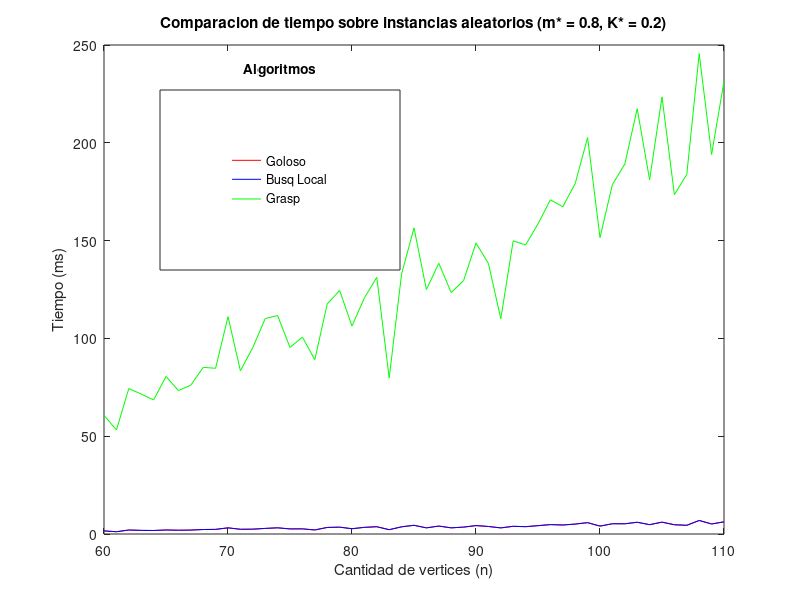
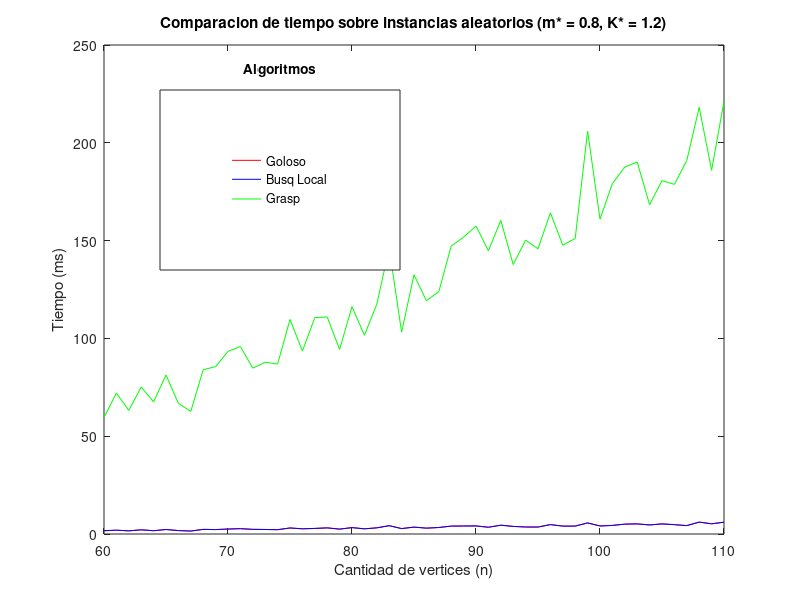
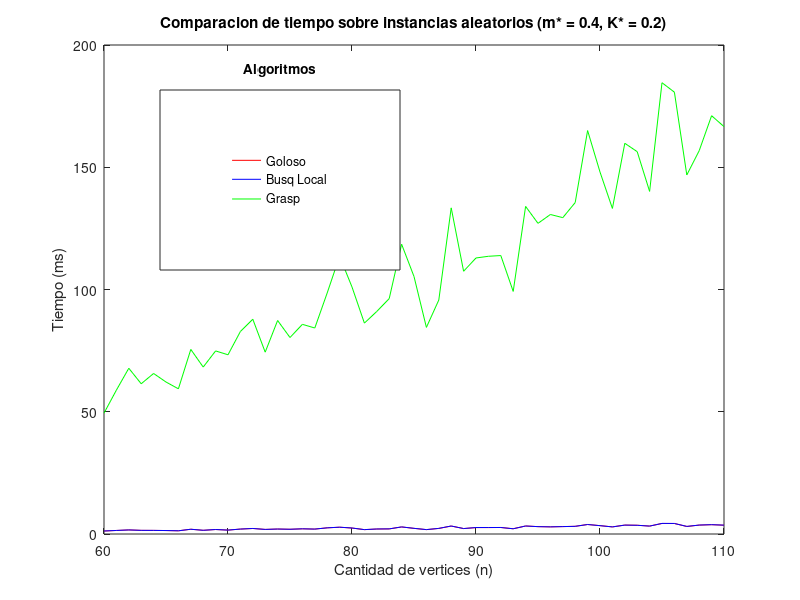
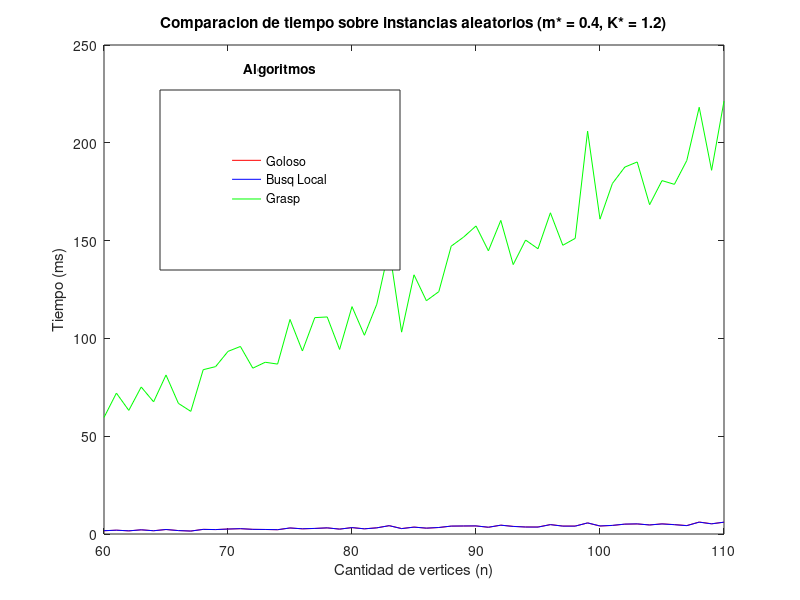

MATLAB code to generate these figures, in order:
close all;

datos_tiempo1 = [ 60 1576716 1588730 60698735
61 1155383 1168743 53188335
62 2033602 2039057 74350112
63 1860099 1849169 71573221
64 1804768 1796251 68534332
65 2062350 2055110 80525247
66 1939443 1925735 73305425
67 2011296 2006642 76101408
68 2297626 2286580 85196560
69 2369847 2358474 84718912
70 3156111 3148185 111104421
71 2431084 2415484 83461608
72 2478329 2471351 95327634
73 2845349 2869477 110135695
74 3153131 3177107 111700692
75 2590284 2609000 95367939
76 2619356 2639601 100673187
77 2058261 2074392 89107011
78 3345016 3364397 117559356
79 3491705 3512305 124554263
80 2711467 2695505 106304816
81 3416547 3397835 120723346
82 3735087 3716481 131221711
83 2224156 2196544 79807871
84 3683293 3666541 132972118
85 4469448 4447026 156470885
86 3155563 3124431 124966195
87 4067390 4053467 138395167
88 3132384 3152549 123430263
89 3510222 3542149 129590236
90 4284533 4309340 148763650
91 3837253 3858458 138332235
92 3106509 3127989 110031311
93 3930154 3949741 149907264
94 3761520 3728666 147754406
95 4280499 4245448 158525883
96 4829168 4795036 170881670
97 4623276 4581810 167321652
98 5101686 5056776 179173266
99 5831928 5797086 202672835
100 4019426 4042560 151555774
101 5233568 5255953 178631646
102 5197739 5237330 189113171
103 5995618 6020079 217420826
104 4750913 4786825 181132091
105 6045284 6073962 223470535
106 4759810 4706937 173501031
107 4484489 4435557 183894321
108 6937384 6903859 245586340
109 5162766 5103185 194029338
110 6246504 6205862 231486318];

datos_tiempo2 = [60 1668265 1683742 59569792
61 1948464 1955089 72034736
62 1603498 1618006 63198093
63 2143718 2141087 75159659
64 1673495 1669751 67573540
65 2298678 2296258 81285266
66 1755943 1751106 66784515
67 1513825 1506561 62695751
68 2376940 2362130 83999830
69 2268123 2262634 85572505
70 2543623 2535743 93361808
71 2712084 2731245 95879874
72 2375250 2386209 84780754
73 2304290 2322800 87805671
74 2191640 2207027 86870922
75 3071607 3098091 109689314
76 2646849 2666642 93559059
77 2833348 2861694 110619846
78 3124875 3141278 110968636
79 2513027 2493201 94346572
80 3275822 3265514 116252104
81 2659983 2639250 101609211
82 3164437 3145896 117467254
83 4272267 4253311 146086534
84 2788509 2757981 103200478
85 3537407 3516889 132513168
86 2978819 3005485 119260141
87 3312461 3331503 123892178
88 4027439 4053136 147152920
89 4085154 4107573 151795580
90 4122839 4141355 157479982
91 3433956 3462727 144783395
92 4522017 4504105 160327084
93 3899319 3864483 137741111
94 3599652 3561837 150282199
95 3582440 3538231 145830751
96 4820270 4784576 164214784
97 4065930 4026701 147614631
98 4065750 4020167 151133240
99 5646501 5674828 205964362
100 4090145 4111293 160974820
101 4367381 4409333 179184005
102 5031667 5062567 187581185
103 5142201 5179949 190206639
104 4647980 4617148 168353543
105 5195846 5147037 180672900
106 4807817 4761179 178759769
107 4317115 4270746 190958834
108 6115750 6064340 218159725
109 5239778 5188414 185952678
110 6018740 6063598 221280382];

datos_tiempo3 = [60 1224692 1225437 49423876
61 1444787 1452501 58857126
62 1672087 1661209 67792527
63 1491399 1492887 61449526
64 1473789 1478189 65655573
65 1417316 1416778 62163681
66 1310100 1316481 59379717
67 1944943 1946341 75497244
68 1510958 1517042 68282009
69 1837137 1836994 74877957
70 1596878 1599087 73303203
71 2017138 2018656 82834517
72 2257201 2264314 87838488
73 1875650 1875115 74370120
74 2034046 2035805 87324621
75 1935238 1938191 80366573
76 2118983 2126367 85754503
77 2014281 2008309 84252475
78 2521993 2524972 98599151
79 2771462 2789092 113583628
80 2438708 2454643 101024306
81 1786693 1794811 86252407
82 2038283 2055757 91030934
83 2083120 2100622 96275822
84 2883478 2903621 118531175
85 2302477 2321214 105317534
86 1788567 1803958 84501149
87 2282112 2297296 95704446
88 3253256 3273503 133393035
89 2217261 2233118 107466595
90 2626758 2649221 112897511
91 2633077 2648642 113586188
92 2667441 2664391 113889622
93 2151054 2140779 99217715
94 3282440 3273321 133983880
95 3017118 3011118 127056171
96 2926629 2920523 130678891
97 3037930 3026968 129390712
98 3146070 3135603 135560432
99 3892465 3884212 165004561
100 3419725 3411808 148053062
101 2913154 2899014 133159962
102 3649875 3642025 159800908
103 3583179 3564459 156372563
104 3240841 3230682 140123837
105 4308364 4335557 184577517
106 4294166 4317612 180706527
107 3079168 3103452 146840473
108 3641776 3661371 156784086
109 3807970 3820693 171079791
110 3597441 3625097 166625031];

datos_tiempo4 = [60 1016794 1031144 46186099
61 1332385 1344334 56415973
62 1156273 1159761 50541227
63 1313820 1314307 55080604
64 1426374 1433739 64651136
65 1507176 1511602 64984809
66 1538908 1543674 63215340
67 1749176 1750568 76026036
68 1877846 1882046 83742000
69 1636814 1637441 71691755
70 1454913 1457594 66118333
71 1445672 1445743 63995021
72 1874699 1878810 75994530
73 1946984 1947329 77479635
74 2181465 2187446 86530582
75 1376595 1368666 68190135
76 1880616 1881247 78153616
77 2019669 2017621 82128782
78 2505875 2505130 107451560
79 1785816 1802382 86491231
80 2767613 2786386 111779849
81 2048106 2058577 89195658
82 2386452 2399250 99273930
83 2942620 2962303 122013705
84 3165164 3183934 124688009
85 2737121 2756589 117152955
86 2868551 2890230 122076881
87 3028047 3050213 124764049
88 2622875 2639593 121338994
89 3021109 3040214 124297363
90 3586872 3613002 151993564
91 2663072 2682054 119693369
92 2479036 2476937 113958850
93 3169752 3162267 131256429
94 2649133 2639742 120974901
95 2882441 2876682 121321879
96 3366499 3361710 142276059
97 2647668 2633963 115849062
98 3712215 3702478 147415117
99 3474512 3472792 157057050
100 4289980 4287097 176803810
101 3878277 3871250 161151815
102 2704571 2692394 125600662
103 4591224 4582417 188330426
104 2685908 2669137 131103629
105 3275975 3299702 159243815
106 4992713 5019304 203760996
107 4107912 4132489 178748416
108 4195751 4223795 184313778
109 4523533 4546974 177365257
110 3402780 3424473 153471073];

datos_tiempo1(:,2:4) = datos_tiempo1(:,2:4) ./ 1E6 
datos_tiempo2(:,2:4) = datos_tiempo2(:,2:4) ./ 1E6
datos_tiempo3(:,2:4) = datos_tiempo3(:,2:4) ./ 1E6
datos_tiempo4(:,2:4) = datos_tiempo4(:,2:4) ./ 1E6

close all
 figure;
  plot(datos_tiempo1(:,1), datos_tiempo1(:,2), 'r');
  hold on;
  plot(datos_tiempo1(:,1), datos_tiempo1(:,3), 'b');
  plot(datos_tiempo1(:,1), datos_tiempo1(:,4), 'g');
  title('Comparacion de tiempo sobre instancias aleatorios (m* = 0.8, K* = 0.2)');
  xlabel('Cantidad de vertices (n)');
  ylabel('Tiempo (ms)');
  hleg = legend({'Goloso', 'Busq Local','Grasp'});
  set(hleg, 'Position', [0.2 0.55 0.3 0.3]);
  set(get(hleg,'Title'),'String','Algoritmos');
  saveas(gca, ['../graficos/todos_tiempo_randm8K2.eps'],'epsc');
  
  figure;
  plot(datos_tiempo2(:,1), datos_tiempo2(:,2), 'r');
  hold on;
  plot(datos_tiempo2(:,1), datos_tiempo2(:,3), 'b');
  plot(datos_tiempo2(:,1), datos_tiempo2(:,4), 'g');
  title('Comparacion de tiempo sobre instancias aleatorios (m* = 0.8, K* = 1.2)');
  xlabel('Cantidad de vertices (n)');
  ylabel('Tiempo (ms)');
  hleg = legend({'Goloso', 'Busq Local','Grasp'});
  set(hleg, 'Position', [0.2 0.55 0.3 0.3]);
  set(get(hleg,'Title'),'String','Algoritmos');
  saveas(gca, ['../graficos/todos_tiempo_randm8K12.eps'],'epsc');
  
  figure;
  plot(datos_tiempo3(:,1), datos_tiempo3(:,2), 'r');
  hold on;
  plot(datos_tiempo3(:,1), datos_tiempo3(:,3), 'b');
  plot(datos_tiempo3(:,1), datos_tiempo3(:,4), 'g');
  title('Comparacion de tiempo sobre instancias aleatorios (m* = 0.4, K* = 0.2)');
  xlabel('Cantidad de vertices (n)');
  ylabel('Tiempo (ms)');
  hleg = legend({'Goloso', 'Busq Local','Grasp'});
  set(hleg, 'Position', [0.2 0.55 0.3 0.3]);
  set(get(hleg,'Title'),'String','Algoritmos');
  saveas(gca, ['../graficos/todos_tiempo_randm4K2.eps'],'epsc');
  
  figure;
  plot(datos_tiempo2(:,1), datos_tiempo2(:,2), 'r');
  hold on;
  plot(datos_tiempo2(:,1), datos_tiempo2(:,3), 'b');
  plot(datos_tiempo2(:,1), datos_tiempo2(:,4), 'g');
  title('Comparacion de tiempo sobre instancias aleatorios (m* = 0.4, K* = 1.2)');
  xlabel('Cantidad de vertices (n)');
  ylabel('Tiempo (ms)');
  hleg = legend({'Goloso', 'Busq Local','Grasp'});
  set(hleg, 'Position', [0.2 0.55 0.3 0.3]);
  set(get(hleg,'Title'),'String','Algoritmos');
  saveas(gca, ['../graficos/todos_tiempo_randm4K12.eps'],'epsc');
  
 
 close all
  figure
  plot(datos_tiempo1(:,1), datos_tiempo1(:,2), 'r');
  hold on;
  plot(datos_tiempo1(:,1), datos_tiempo1(:,3), 'b');
  title('Comparacion de tiempo sobre instancias aleatorios (m* = 0.8, K* = 0.2)');
  xlabel('Cantidad de vertices (n)');
  ylabel('Tiempo (ms)');
  hleg = legend({'Goloso', 'Busq Local'});
  set(hleg, 'Position', [0.2 0.55 0.3 0.3]);
  set(get(hleg,'Title'),'String','Algoritmos');
  saveas(gca, ['../graficos/todos_tiempo_randm8K2SinG.eps'],'epsc');
  
   figure;
  plot(datos_tiempo2(:,1), datos_tiempo2(:,2), 'r');
  hold on;
  plot(datos_tiempo2(:,1), datos_tiempo2(:,3), 'b');
  title('Comparacion de tiempo sobre instancias aleatorios (m* = 0.8, K* = 1.2)');
  xlabel('Cantidad de vertices (n)');
  ylabel('Tiempo (ms)');
  hleg = legend({'Goloso', 'Busq Local'});
  set(hleg, 'Position', [0.2 0.55 0.3 0.3]);
  set(get(hleg,'Title'),'String','Algoritmos');
  saveas(gca, ['../graficos/todos_tiempo_randm8K12SinG.eps'],'epsc');
  
  figure;
  plot(datos_tiempo3(:,1), datos_tiempo3(:,2), 'r');
  hold on;
  plot(datos_tiempo3(:,1), datos_tiempo3(:,3), 'b');
  title('Comparacion de tiempo sobre instancias aleatorios (m* = 0.4, K* = 0.2)');
  xlabel('Cantidad de vertices (n)');
  ylabel('Tiempo (ms)');
  hleg = legend({'Goloso', 'Busq Local'});
  set(hleg, 'Position', [0.2 0.55 0.3 0.3]);
  set(get(hleg,'Title'),'String','Algoritmos');
  saveas(gca, ['../graficos/todos_tiempo_randm4K2SinG.eps'],'epsc');
  
  figure;
  plot(datos_tiempo2(:,1), datos_tiempo2(:,2), 'r');
  hold on;
  plot(datos_tiempo2(:,1), datos_tiempo2(:,3), 'b');
  title('Comparacion de tiempo sobre instancias aleatorios (m* = 0.4, K* = 1.2)');
  xlabel('Cantidad de vertices (n)');
  ylabel('Tiempo (ms)');
  hleg = legend({'Goloso', 'Busq Local'});
  set(hleg, 'Position', [0.2 0.55 0.3 0.3]);
  set(get(hleg,'Title'),'String','Algoritmos');
  saveas(gca, ['../graficos/todos_tiempo_randm4K12SinG.eps'],'epsc');
